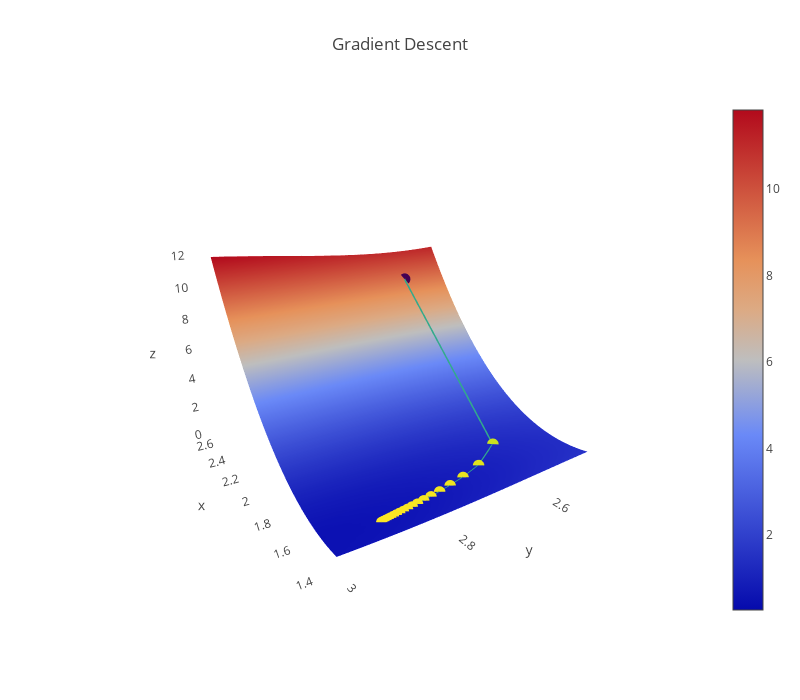

This figure's notebook cell:
### Code cell
# Run me to see another 3D plot (gradient descent with decaying alpha)
plot_3d(ts_decay[:, 0], ts_decay[:, 1], loss_decay, l2_loss, sin_model, x, y)
